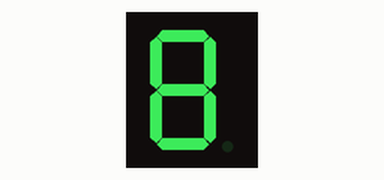
Recording of a sketch running on a simulated Arduino Uno, built with avr-gcc and run on an emulated ATmega328P. On the bench: 1-digit seven-segment display. Wiring (inferred from the names in the program): 1-digit 7-segment display, segments lit when LOW: segments pin 2, pin 3, pin 4, pin 5, pin 6, pin 8, pin 9. The segment pins are drawn as the display they are named for.

Above: at 0.1 s.
At 1.1 s:
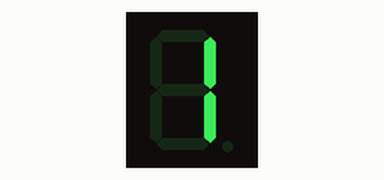
At 2.1 s:
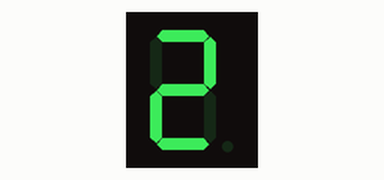
At 5.1 s:
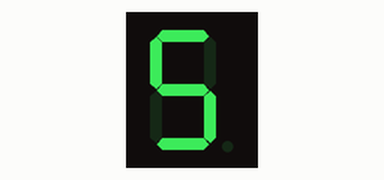
At 7.1 s:
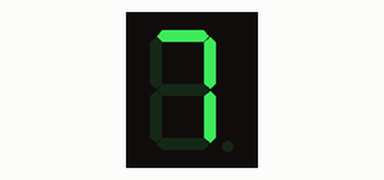
At 10.1 s:
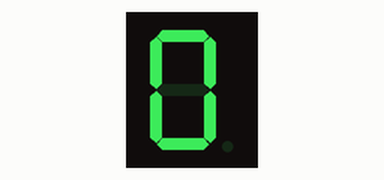

The sketch:

Main.ino
```cpp
/* this code is for a 7 segment common anode display;
  ©r3coded
  (for the pin layout of the display check the img in this repository)
  Arduino Pin 2 to Pin 7.
  Arduino Pin 3 to Pin 6.
  Arduino Pin 4 to Pin 4.
  Arduino Pin 5 to Pin 2.
  Arduino Pin 6 to Pin 1.
  Arduino Pin 8 to Pin 9.
  Arduino Pin 9 to Pin 10.
 VCC to Pin 3 and Pin 8 each connected with 220 ohm resistors.

 Note: if you have a common cathode display connect pin 3 and 8 of your display trough two 220 ohm resistors to GND,
 and exchange "HIGH' & "LOW"
 in the code
 */


int a = 2;  //For displaying segment "a"
int b = 3;  //For displaying segment "b"
int c = 4;  //For displaying segment "c"
int d = 5;  //For displaying segment "d"
int e = 6;  //For displaying segment "e"
int f = 8;  //For displaying segment "f"
int g = 9;  //For displaying segment "g"
void setup() {
  pinMode(a, OUTPUT);  //A
  pinMode(b, OUTPUT);  //B
  pinMode(c, OUTPUT);  //C
  pinMode(d, OUTPUT);  //D
  pinMode(e, OUTPUT);  //E
  pinMode(f, OUTPUT);  //F
  pinMode(g, OUTPUT);  //G
}
void displayDigit(int digit)
{
  //Conditions for displaying segment a
  if (digit != 1 && digit != 4)
    digitalWrite(a, LOW);

  //Conditions for displaying segment b
  if (digit != 5 && digit != 6)
    digitalWrite(b, LOW);

  //Conditions for displaying segment c
  if (digit != 2)
    digitalWrite(c, LOW);

  //Conditions for displaying segment d
  if (digit != 1 && digit != 4 && digit != 7)
    digitalWrite(d, LOW);

  //Conditions for displaying segment e
  if (digit == 2 || digit == 6 || digit == 8 || digit == 0)
    digitalWrite(e, LOW);

  //Conditions for displaying segment f
  if (digit != 1 && digit != 2 && digit != 3 && digit != 7)
    digitalWrite(f, LOW);
  if (digit != 0 && digit != 1 && digit != 7)
    digitalWrite(g, LOW);

}
void turnOff()
{
  digitalWrite(a, HIGH);
  digitalWrite(b, HIGH);
  digitalWrite(c, HIGH);
  digitalWrite(d, HIGH);
  digitalWrite(e, HIGH);
  digitalWrite(f, HIGH);
  digitalWrite(g, HIGH);
}


void loop() {
  for (int i = 0; i < 10; i++)
  {
    displayDigit(i);
    delay(1000);
    turnOff();
  }
}
```

Measured:
- by itself, everything shown: repeats every 10.0 s, in 11 steps
- what the display in image 1 shows lasts 1.0 s, from 1.0 s to 2.0 s
